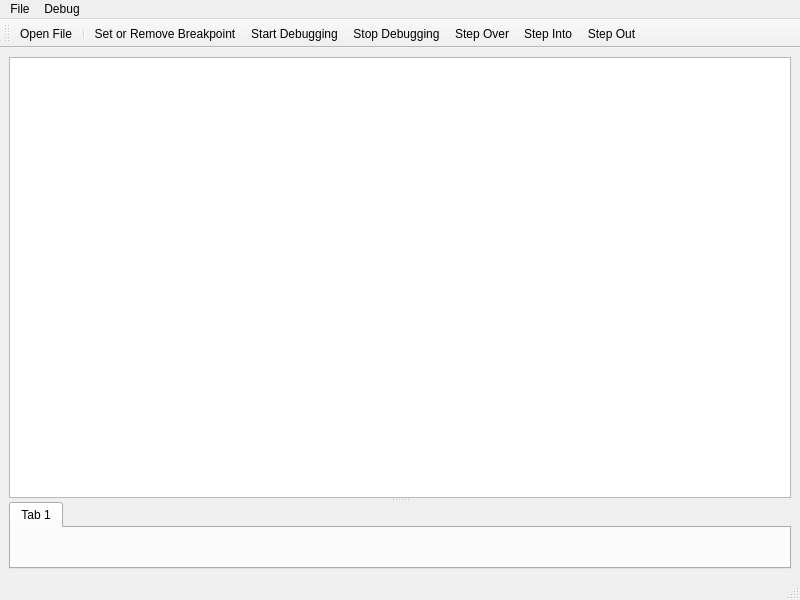
<?xml version="1.0" encoding="UTF-8"?>
<ui version="4.0">
 <class>MainWindow</class>
 <widget class="QMainWindow" name="MainWindow">
  <property name="geometry">
   <rect>
    <x>0</x>
    <y>0</y>
    <width>800</width>
    <height>600</height>
   </rect>
  </property>
  <property name="windowTitle">
   <string>MainWindow</string>
  </property>
  <widget class="QWidget" name="centralwidget">
   <layout class="QVBoxLayout" name="verticalLayout">
    <item>
     <widget class="QSplitter" name="splitter">
      <property name="orientation">
       <enum>Qt::Vertical</enum>
      </property>
      <widget class="QTextEdit" name="textEdit"/>
      <widget class="QTabWidget" name="tabWidget">
       <property name="currentIndex">
        <number>0</number>
       </property>
       <property name="tabsClosable">
        <bool>false</bool>
       </property>
       <widget class="QWidget" name="tab">
        <attribute name="title">
         <string>Tab 1</string>
        </attribute>
       </widget>
      </widget>
     </widget>
    </item>
   </layout>
  </widget>
  <widget class="QMenuBar" name="menubar">
   <property name="geometry">
    <rect>
     <x>0</x>
     <y>0</y>
     <width>800</width>
     <height>23</height>
    </rect>
   </property>
   <widget class="QMenu" name="menuFile">
    <property name="title">
     <string>File</string>
    </property>
    <addaction name="actionOpen"/>
   </widget>
   <widget class="QMenu" name="menuDebug">
    <property name="title">
     <string>Debug</string>
    </property>
    <addaction name="separator"/>
    <addaction name="actionSet_or_Remove_Breakpoint"/>
    <addaction name="separator"/>
    <addaction name="actionStart_Debugging"/>
    <addaction name="actionStop_Debugging"/>
    <addaction name="separator"/>
    <addaction name="actionStep_Over"/>
    <addaction name="actionStep_Into"/>
    <addaction name="actionStep_Out"/>
   </widget>
   <addaction name="menuFile"/>
   <addaction name="menuDebug"/>
  </widget>
  <widget class="QStatusBar" name="statusbar"/>
  <widget class="QToolBar" name="toolBar">
   <property name="windowTitle">
    <string>toolBar</string>
   </property>
   <attribute name="toolBarArea">
    <enum>TopToolBarArea</enum>
   </attribute>
   <attribute name="toolBarBreak">
    <bool>false</bool>
   </attribute>
   <addaction name="actionOpen"/>
   <addaction name="separator"/>
   <addaction name="actionSet_or_Remove_Breakpoint"/>
   <addaction name="actionStart_Debugging"/>
   <addaction name="actionStop_Debugging"/>
   <addaction name="actionStep_Over"/>
   <addaction name="actionStep_Into"/>
   <addaction name="actionStep_Out"/>
  </widget>
  <action name="actionOpen">
   <property name="icon">
    <iconset resource="rsc.qrc">
     <normaloff>:/images/open-file.png</normaloff>:/images/open-file.png</iconset>
   </property>
   <property name="text">
    <string>Open File</string>
   </property>
  </action>
  <action name="actionStart_Debugging">
   <property name="icon">
    <iconset resource="rsc.qrc">
     <normaloff>:/images/start.png</normaloff>:/images/start.png</iconset>
   </property>
   <property name="text">
    <string>Start Debugging</string>
   </property>
  </action>
  <action name="actionStop_Debugging">
   <property name="icon">
    <iconset resource="rsc.qrc">
     <normaloff>:/images/stop.png</normaloff>:/images/stop.png</iconset>
   </property>
   <property name="text">
    <string>Stop Debugging</string>
   </property>
  </action>
  <action name="actionStep_Over">
   <property name="icon">
    <iconset resource="rsc.qrc">
     <normaloff>:/images/step-over.png</normaloff>:/images/step-over.png</iconset>
   </property>
   <property name="text">
    <string>Step Over</string>
   </property>
  </action>
  <action name="actionStep_Into">
   <property name="icon">
    <iconset resource="rsc.qrc">
     <normaloff>:/images/step-into.png</normaloff>:/images/step-into.png</iconset>
   </property>
   <property name="text">
    <string>Step Into</string>
   </property>
  </action>
  <action name="actionStep_Out">
   <property name="icon">
    <iconset resource="rsc.qrc">
     <normaloff>:/images/step-out.png</normaloff>:/images/step-out.png</iconset>
   </property>
   <property name="text">
    <string>Step Out</string>
   </property>
  </action>
  <action name="actionSet_or_Remove_Breakpoint">
   <property name="icon">
    <iconset resource="rsc.qrc">
     <normaloff>:/images/set-or-remove-breakpoint.png</normaloff>:/images/set-or-remove-breakpoint.png</iconset>
   </property>
   <property name="text">
    <string>Set or Remove Breakpoint</string>
   </property>
  </action>
 </widget>
 <resources>
  <include location="rsc.qrc"/>
 </resources>
 <connections/>
</ui>
